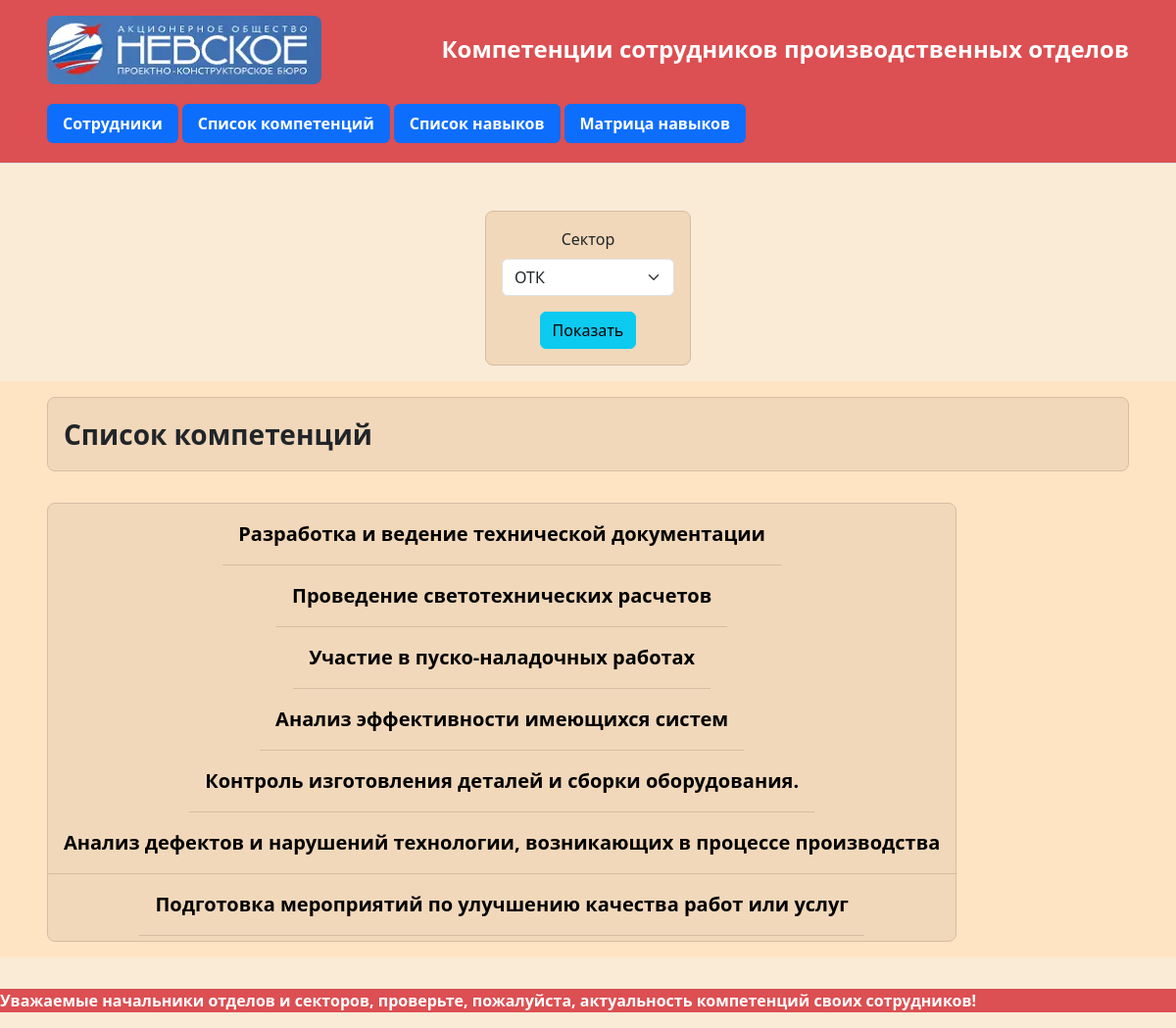
/competences/competence-table/?sector=2, run on the app's committed database.
### competences/models.py (models this page shows, shortened)
class EmpCompetence(models.Model):
    objects = models.Manager()
    employee = models.ForeignKey("employees.Employee", on_delete=models.CASCADE, verbose_name="Сотрудник", blank=True, null=True)
    competence = models.ForeignKey("Competence", on_delete=models.CASCADE, verbose_name="Компетенция")
    competence_level = models.PositiveIntegerField(verbose_name="Уровень владения")
    sector = models.ForeignKey("departments.Sector", on_delete=models.CASCADE, verbose_name="Сектор")

class Competence(NameMixin, models.Model):
    class Meta:
        verbose_name = "Компетенция"
        verbose_name_plural = "Компетенции"

### competences/views.py (the view)
# urls.py: path("competence-table/", CompetenceTableListView.as_view(), name="competence-table-list"),
class CompetenceTableListView(ListView):
    model = EmpCompetence
    template_name = "competences/competences_table_list.html"
    def get_queryset(self):
        queryset = EmpCompetence.objects.all()
        sector = self.request.GET.get("sector")
        if sector:
            queryset = queryset.filter(sector__id=sector).order_by("sector").distinct()
        else:
            queryset = queryset.filter(sector__id=Sector.objects.values_list("id", flat=True).first()).distinct()
        return queryset
    def get_context_data(self, **kwargs):
        context_data = super().get_context_data(**kwargs)
        context_data["sort_filter_form"] = CompetenceTableSortFilterForm(self.request.GET)
        return context_data

### competences/forms.py
class CompetenceTableSortFilterForm(forms.Form):
    sector = forms.ModelChoiceField(queryset=Sector.objects.all(), required=False, label="Сектор")

### general/model_mixins.py (called while the page is built)
    def __str__(self):
        return self.name

### competences/templates/competences/competences_table_list.html (shortened to what this page needs)
{% extends 'general/base.html' %}
{% load static %}
{% load crispy_forms_tags %}
{% block 'content' %}
<div class="mt-3 mx-3 d-flex flex-row justify-content-center text-center">
    <form class="itemcolor borderall rounded-3 p-3">
        {{ sort_filter_form|crispy }}
        <button class="btn btn-info">Показать</button>
    </form>
</div>
<div class="secondarycolor">
    <div class="d-flex flex-row flex-wrap align-items-stretch flex-shrink-0 mt-3" style="min-width: 25%; height: 40%; margin-bottom: 2vh;" >
        <span class="fs-3 fw-semibold text-left align-middle my-3 mx-5 p-3 itemcolor borderall rounded-3 w-100">Список компетенций</span>
        <div class="mx-5 mb-3">
            <div class="d-flex flex-column align-items-center flex-shrink-0 overflow-auto text-align-center mt-3 itemcolor borderall rounded-3" style="overflow-y: scroll; height: 56vh; max-width: 100%;">
                {% for object in object_list %}
                    <span class="fs-5 fw-semibold pointer p-3 link-body-emphasis borderbottom" onclick="showEmployeesByCompetence({{ object.competence.id }}, {{ object.sector.id }})">{{ object.competence.name }}</span>
                {% endfor %}
            </div>
        </div>
    </div>
</div>
{% endblock %}

### general/static/general/css/style.css (style rules this page uses)
.pointer { cursor: pointer; }
.maincolor { background-color: #FAEBD7; }
.secondarycolor { background-color: #FFE4C4; }
.borderbottom { border-top: 0; border-left: 0; border-right: 0; border-bottom: 1px solid #D4BDA3; }
.itemcolor { background-color: #F2D8BA; }
.borderall { border: 1px solid #D4BDA3; }

### data on the page
EmpCompetence: competence.name "Разработка и ведение технической документации"
EmpCompetence: competence.name "Проведение светотехнических расчетов"
EmpCompetence: competence.name "Участие в пуско-наладочных работах"
EmpCompetence: competence.name "Анализ эффективности имеющихся систем"
EmpCompetence: competence.name "Контроль изготовления деталей и сборки оборудования."
EmpCompetence: competence.name "Анализ дефектов и нарушений технологии, возникающих в процессе производства"
EmpCompetence: competence.name "Подготовка мероприятий по улучшению качества работ или услуг"
